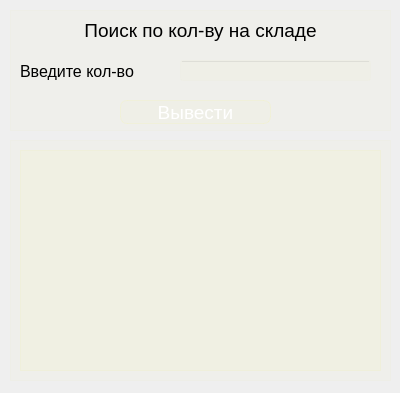
<?xml version="1.0" encoding="UTF-8"?>
<ui version="4.0">
 <class>search_by_amount_wndw</class>
 <widget class="QDialog" name="search_by_amount_wndw">
  <property name="geometry">
   <rect>
    <x>0</x>
    <y>0</y>
    <width>400</width>
    <height>393</height>
   </rect>
  </property>
  <property name="windowTitle">
   <string>Dialog</string>
  </property>
  <property name="styleSheet">
   <string notr="true">background-color: qlineargradient(
        spread:pad, x1:0, y1:0, x2:1, y2:1, 
        stop:0 rgba(139,0,255, 20), 
        stop:1 rgba(115,102,189, 40));
</string>
  </property>
  <widget class="QFrame" name="frm_table_search_by_amount">
   <property name="geometry">
    <rect>
     <x>10</x>
     <y>140</y>
     <width>381</width>
     <height>241</height>
    </rect>
   </property>
   <property name="styleSheet">
    <string notr="true">background-color: rgba(254,254,34, 5)</string>
   </property>
   <property name="frameShape">
    <enum>QFrame::Shape::StyledPanel</enum>
   </property>
   <property name="frameShadow">
    <enum>QFrame::Shadow::Raised</enum>
   </property>
   <widget class="QTableView" name="tv_search_by_amount">
    <property name="geometry">
     <rect>
      <x>10</x>
      <y>10</y>
      <width>361</width>
      <height>221</height>
     </rect>
    </property>
    <property name="styleSheet">
     <string notr="true">background-color: rgba(254,254,34, 10)</string>
    </property>
   </widget>
  </widget>
  <widget class="QFrame" name="frm_search_by_amount">
   <property name="geometry">
    <rect>
     <x>10</x>
     <y>10</y>
     <width>381</width>
     <height>121</height>
    </rect>
   </property>
   <property name="styleSheet">
    <string notr="true">background-color: rgba(254,254,34, 5)</string>
   </property>
   <property name="frameShape">
    <enum>QFrame::Shape::StyledPanel</enum>
   </property>
   <property name="frameShadow">
    <enum>QFrame::Shadow::Raised</enum>
   </property>
   <widget class="QLabel" name="lbl_search_by_amount">
    <property name="geometry">
     <rect>
      <x>20</x>
      <y>0</y>
      <width>341</width>
      <height>41</height>
     </rect>
    </property>
    <property name="maximumSize">
     <size>
      <width>16777215</width>
      <height>60</height>
     </size>
    </property>
    <property name="font">
     <font>
      <pointsize>14</pointsize>
     </font>
    </property>
    <property name="styleSheet">
     <string notr="true">background-color: none;
border: none;</string>
    </property>
    <property name="text">
     <string>Поиск по кол-ву на складе</string>
    </property>
    <property name="alignment">
     <set>Qt::AlignmentFlag::AlignCenter</set>
    </property>
   </widget>
   <widget class="QLabel" name="lbl_enter_amount">
    <property name="geometry">
     <rect>
      <x>10</x>
      <y>50</y>
      <width>151</width>
      <height>22</height>
     </rect>
    </property>
    <property name="font">
     <font>
      <pointsize>12</pointsize>
     </font>
    </property>
    <property name="styleSheet">
     <string notr="true">background-color: none;
border:none;</string>
    </property>
    <property name="text">
     <string>Введите кол-во</string>
    </property>
   </widget>
   <widget class="QLineEdit" name="le_enter_amount">
    <property name="geometry">
     <rect>
      <x>170</x>
      <y>50</y>
      <width>191</width>
      <height>21</height>
     </rect>
    </property>
    <property name="font">
     <font>
      <pointsize>12</pointsize>
     </font>
    </property>
   </widget>
   <widget class="QPushButton" name="pb_show">
    <property name="geometry">
     <rect>
      <x>110</x>
      <y>90</y>
      <width>151</width>
      <height>24</height>
     </rect>
    </property>
    <property name="font">
     <font>
      <pointsize>14</pointsize>
     </font>
    </property>
    <property name="styleSheet">
     <string notr="true">QPushButton {
color: white;
backgroung-color: rgba(254,254,34, 30);
border: 1px solid rgba(254,254,34, 20);
border-radius: 7px;
}

QPushButton:hover {
background-color: rgba(254,254,34, 40);
}

QPushButton:pressed {
background-color: rgba(254,254,34, 70);
}</string>
    </property>
    <property name="text">
     <string>Вывести</string>
    </property>
   </widget>
  </widget>
 </widget>
 <resources/>
 <connections/>
</ui>
